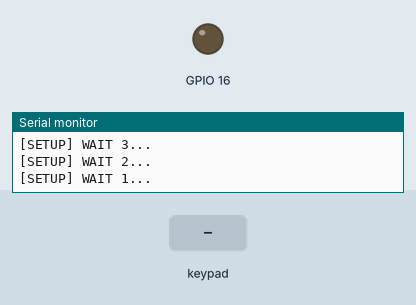
Recording of a sketch running on a simulated ESP8266 (NodeMCU). On the bench: output pins drawn as LEDs (lit = HIGH), the last lines printed to the serial monitor. The test bench sets the inputs (shaded band). WiFi joins after 1.5 s; servers stay silent unless stated.

Above: at 5.2 s.
5.3 s: key '9' pressed
At 6.9 s:
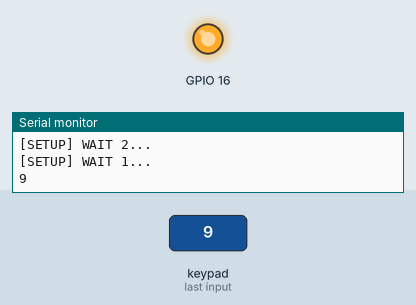
7.5 s: key '8' pressed
At 9.3 s:
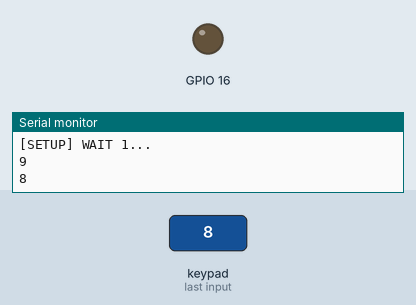
Timing chart, 0 to 10.8 s (numbered marks = the images above; inputs shaded):
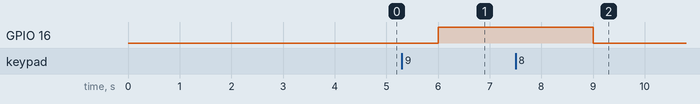

Measured:
- after the input at 5.3 s, GPIO 16: LOW → HIGH after 0.70 s
- after the input at 7.5 s, GPIO 16: HIGH → LOW after 1.5 s

The sketch:

testeArduinoJSON.ino
```cpp
/**
 * StreamHTTPClient.ino
 *
 *  Created on: 24.05.2015
 *
 */

#include <Arduino.h>
#include <ArduinoJson.h>

#include <ESP8266WiFi.h>
#include <ESP8266WiFiMulti.h>

#include <ESP8266HTTPClient.h>

#define USE_SERIAL Serial

ESP8266WiFiMulti WiFiMulti;

#include <Keypad.h>

const byte ROWS = 4; //four rows
const byte COLS = 3; //three columns
char keys[ROWS][COLS] = {
  {'1', '2', '3'},
  {'4', '5', '6'},
  {'7', '8', '9'},
  {'*', '0', '#'}
};
byte rowPins[ROWS] = {2, 0, 4, 5}; //connect to the row pinouts of the keypad
byte colPins[COLS] = {13, 12, 14}; //connect to the column pinouts of the keypad

Keypad keypad = Keypad( makeKeymap(keys), rowPins, colPins, ROWS, COLS );
void setup() {

    USE_SERIAL.begin(115200);
    pinMode(16, OUTPUT);
    // USE_SERIAL.setDebugOutput(true);

    USE_SERIAL.println();
    USE_SERIAL.println();
    USE_SERIAL.println();

    for(uint8_t t = 4; t > 0; t--) {
        USE_SERIAL.printf("[SETUP] WAIT %d...\n", t);
        USE_SERIAL.flush();
        delay(1000);
    }

    WiFi.mode(WIFI_STA);
    WiFiMulti.addAP("PROJETOS", "info@132");


}

void loop() {
    // wait for WiFi connection

char key = keypad.getKey();

  if (key) {
    Serial.println(key);
  }
  switch (key) {
    case '9':
      digitalWrite(16, HIGH);
      break;
    case '8':
      digitalWrite(16, LOW);
     if((WiFiMulti.run() == WL_CONNECTED)) {

        HTTPClient http;

        USE_SERIAL.print("[HTTP] begin...\n");

        // configure server and url
        http.begin("http://www.mocky.io/v2/5a987c2f2e0000890f553369");
        //http.begin("192.168.1.12", 80, "/test.html");

        USE_SERIAL.print("[HTTP] GET...\n");
        // start connection and send HTTP header
        int httpCode = http.GET();
        if(httpCode > 0) {
            // HTTP header has been send and Server response header has been handled
            USE_SERIAL.printf("[HTTP] GET... code: %d\n", httpCode);

            // file found at server
            if(httpCode == HTTP_CODE_OK) {
                // get tcp stream
                WiFiClient * stream = http.getStreamPtr();
                StaticJsonBuffer<300> jsonBuffer;
                JsonObject& root = jsonBuffer.parseObject(*stream);
                //root.printTo(USE_SERIAL);
                const char* textoPergunta = root["pergunta"];
                USE_SERIAL.println(textoPergunta);
                const char* primeiraAlternativa = root["alternativas"][0];
                USE_SERIAL.println(primeiraAlternativa);

                USE_SERIAL.println();
                USE_SERIAL.print("[HTTP] connection closed or file end.\n");

            }
        } else {
            USE_SERIAL.printf("[HTTP] GET... failed, error: %s\n", http.errorToString(httpCode).c_str());
        }

        http.end();
    }


      break;
  }

    delay(1000);
}

void mandarResposta(char alternativa) {
//  http.begin("");
//  String resposta = "{\"idRespondente\":1, \"idQuestao\":1, \"alternativa\": \"a\"}";
//  int codigoResposta = http.POST(resposta);
}
```
